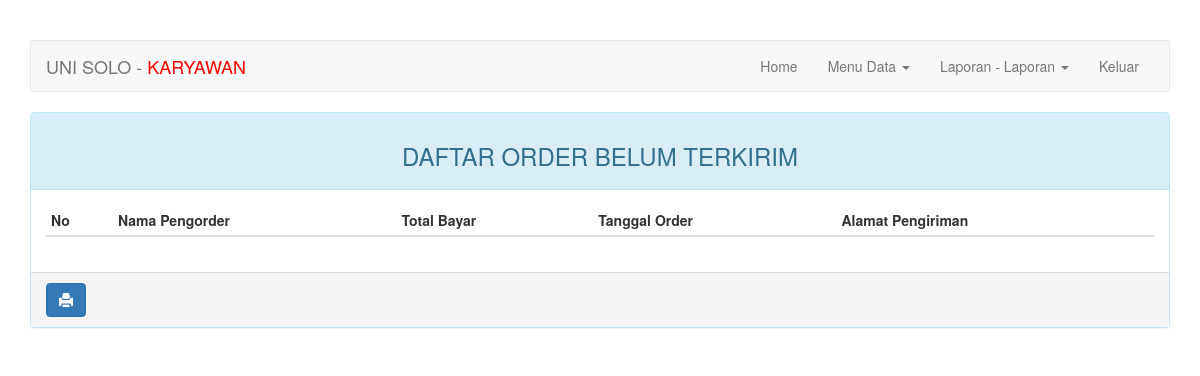
The page /karyawan/index.php?halaman=lap_order_belum_terkirim (signed in) on the database as committed earlier.
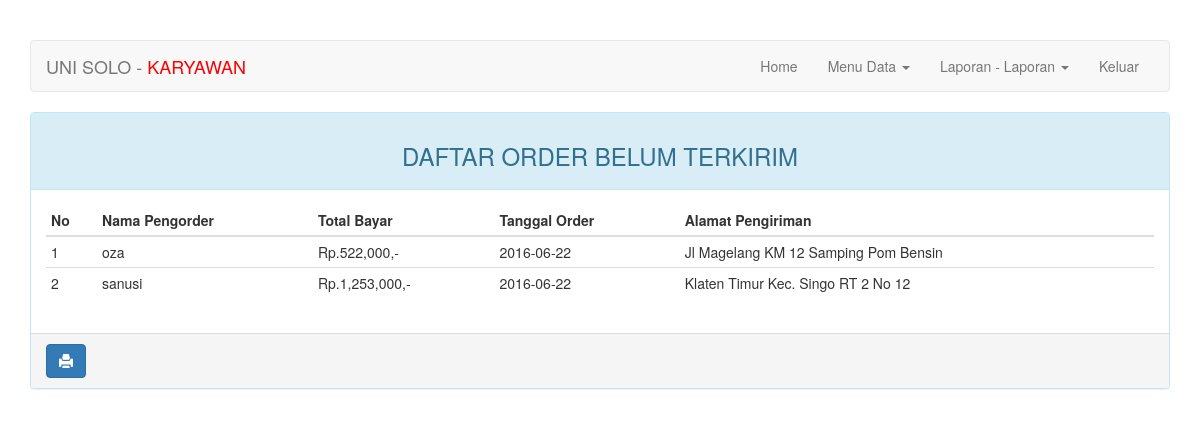
The same page on the database as committed later.
### tables this page shows
CREATE TABLE IF NOT EXISTS `order` (
`id_order` int(10) NOT NULL,
  `id_pelanggan` int(10) NOT NULL,
  `id_ongkos_kirim` int(3) NOT NULL,
  `total_bayar` int(7) NOT NULL,
  `status_konfirmasi` enum('sudah','belum') NOT NULL DEFAULT 'belum',
  `alamat_pengiriman` varchar(50) NOT NULL,
  `tgl_order` date NOT NULL,
  `tgl_tempo_order` date NOT NULL,
  `status_kirim` enum('sudah','belum') NOT NULL DEFAULT 'belum',
  `bukti_pembayaran` varchar(100) DEFAULT NULL
);

CREATE TABLE IF NOT EXISTS `pelanggan` (
`id_pelanggan` int(10) NOT NULL,
  `nama` varchar(20) NOT NULL,
  `email` varchar(20) NOT NULL,
  `telpon` varchar(12) NOT NULL,
  `alamat` varchar(50) NOT NULL,
  `password` varchar(60) NOT NULL
);

### karyawan/halaman/lap_order_belum_terkirim.php (the view)
<div class="col-md-12">
    <div class="panel panel-info">
        <div class="panel-heading"><h3 class="text-center">DAFTAR ORDER BELUM TERKIRIM</h3></div>
        <div class="panel-body">
            <table class="table table-condensed">
                <thead>
                    <tr>
                        <th>No</th>
                        <th>Nama Pengorder</th>
                        <th>Total Bayar</th>
                        <th>Tanggal Order</th>
                        <th>Alamat Pengiriman</th>
                    </tr>
                </thead>
                <tbody>
                    <?php if($query = $koneksi->query("SELECT * FROM `order` o LEFT JOIN order_detail d ON o.id_order=d.id_order LEFT JOIN pelanggan p ON o.id_pelanggan=p.id_pelanggan WHERE o.status_kirim='belum' GROUP BY o.id_order")): ?>
                        <?php $no = 1; ?>
                        <?php while($tamu = $query->fetch_array()): ?>
                            <tr>
                                <td><?=$no++?></td>
                                <td><?=$tamu['nama']?></td>
                                <td>Rp.<?=number_format($tamu['total_bayar'])?>,-</td>
                                <td><?=$tamu['tgl_order']?></td>
                                <td><?=$tamu['alamat_pengiriman']?></td>
                            </tr>
                        <?php endwhile ?>
                    <?php endif ?>
                </tbody>
            </table>
        </div>
        <div class="panel-footer hidden-print ">
            <a onClick="window.print();return false" class="btn btn-primary"><i class="glyphicon glyphicon-print"></i></a>
        </div>
    </div>
</div>

Rows that differ between the two databases and show on the page:
added order: id_pelanggan.nama "oza", total_bayar "522,000", tgl_order "2016-06-22", alamat_pengiriman "Jl Magelang KM 12 Samping Pom Bensin"
added order: id_pelanggan.nama "sanusi", total_bayar "1,253,000", tgl_order "2016-06-22", alamat_pengiriman "Klaten Timur Kec. Singo RT 2 No 12"
